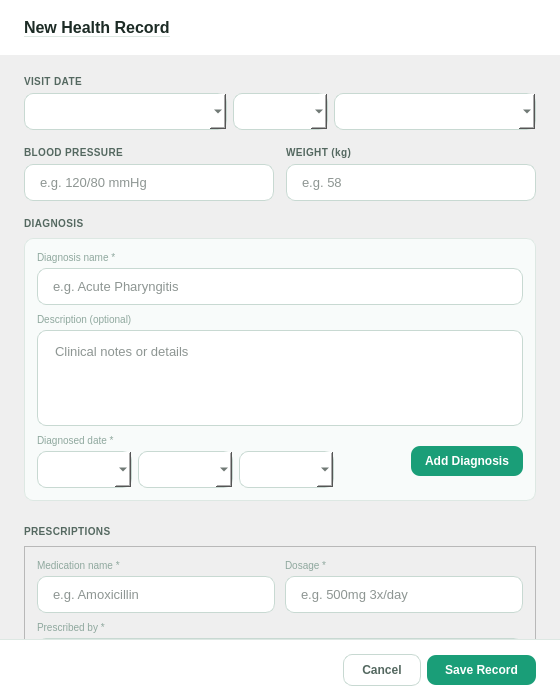
<?xml version='1.0' encoding='utf-8'?>
<ui version="4.0">
 <class>DialogAddRecord</class>
 <widget class="QDialog" name="DialogAddRecord">
  <property name="geometry">
   <rect>
    <x>0</x>
    <y>0</y>
    <width>560</width>
    <height>700</height>
   </rect>
  </property>
  <property name="windowTitle">
   <string>New Health Record</string>
  </property>
  <property name="styleSheet">
   <string>
    QDialog { background: #FFFFFF; font-family: "Segoe UI", sans-serif; }
    QLabel { background: transparent; color: #1C2B25; }
    QLineEdit, QComboBox, QTextEdit, QDateEdit {
     border: 1px solid #C8D9D2; border-radius: 9px;
     padding: 9px 13px; font-size: 13px; color: #1C2B25; background: #FFFFFF;
    }
    QLineEdit:focus, QTextEdit:focus, QDateEdit:focus { border-color: #1A9E78; }
    QFrame#uploadZone { border: 2px dashed #C8D9D2; border-radius: 9px; background: #F8FBFA; }
    QFrame#uploadZone:hover { border-color: #1A9E78; background: #E3F5EE; }
    QFrame#subFormBox { border: 1px solid #DDE8E3; border-radius: 9px; background: #F8FBFA; }
    QFrame#entryListContainer { background: transparent; border: none; }
   </string>
  </property>

  <layout class="QVBoxLayout" name="recordDialogLayout">
   <property name="spacing"><number>0</number></property>
   <property name="leftMargin"><number>0</number></property>
   <property name="topMargin"><number>0</number></property>
   <property name="rightMargin"><number>0</number></property>
   <property name="bottomMargin"><number>0</number></property>
   <item>
    <widget class="QFrame" name="dialogHead">
     <property name="styleSheet"><string>QFrame { border-bottom: 1px solid #DDE8E3; }</string></property>
     <layout class="QHBoxLayout">
      <property name="leftMargin"><number>24</number></property>
      <property name="topMargin"><number>18</number></property>
      <property name="rightMargin"><number>24</number></property>
      <property name="bottomMargin"><number>18</number></property>
      <item>
       <widget class="QLabel" name="label">
        <property name="styleSheet"><string>QLabel { font-size: 16px; font-weight: bold; color: #1C2B25; }</string></property>
        <property name="text"><string>New Health Record</string></property>
       </widget>
      </item>
      <item>
       <spacer>
        <property name="orientation"><enum>Qt::Horizontal</enum></property>
        <property name="sizeHint" stdset="0"><size><width>0</width><height>0</height></size></property>
       </spacer>
      </item>

     </layout>
    </widget>
   </item>
   <item>
    <widget class="QScrollArea" name="bodyScroll">
      <property name="frameShape"><enum>QFrame::Shape::NoFrame</enum></property>
      <property name="widgetResizable"><bool>true</bool></property>
      <property name="horizontalScrollBarPolicy"><enum>Qt::ScrollBarAlwaysOff</enum></property>
      <property name="verticalScrollBarPolicy"><enum>Qt::ScrollBarAlwaysOff</enum></property>
     <widget class="QWidget" name="bodyContent">
      <layout class="QVBoxLayout">
       <property name="spacing"><number>16</number></property>
       <property name="leftMargin"><number>24</number></property>
       <property name="topMargin"><number>20</number></property>
       <property name="rightMargin"><number>24</number></property>
       <property name="bottomMargin"><number>20</number></property>
       <item>
        <layout class="QVBoxLayout">
         <property name="spacing"><number>5</number></property>
         <item>
          <widget class="QLabel">
           <property name="styleSheet"><string>QLabel { font-size: 10px; font-weight: bold; color: #546860; letter-spacing: 0.4px; }</string></property>
           <property name="text"><string>VISIT DATE</string></property>
          </widget>
         </item>
         <item>
          <layout class="QHBoxLayout"><property name="spacing"><number>6</number></property>
           <item><widget class="QComboBox" name="inputVisitDateMonth"><property name="editable"><bool>true</bool></property></widget></item>
           <item><widget class="QComboBox" name="inputVisitDateDay"><property name="editable"><bool>true</bool></property><property name="sizePolicy"><sizepolicy hsizetype="Maximum" vsizetype="Preferred"><horstretch>0</horstretch><verstretch>0</verstretch></sizepolicy></property></widget></item>
           <item><widget class="QComboBox" name="inputVisitDateYear"><property name="editable"><bool>true</bool></property></widget></item>
          </layout>
         </item>
        </layout>
       </item>
       <item>
        <layout class="QHBoxLayout">
         <property name="spacing"><number>12</number></property>

         <item>
          <layout class="QVBoxLayout">
           <property name="spacing"><number>5</number></property>
           <item>
            <widget class="QLabel">
             <property name="styleSheet"><string>QLabel { font-size: 10px; font-weight: bold; color: #546860; letter-spacing: 0.4px; }</string></property>
             <property name="text"><string>BLOOD PRESSURE</string></property>
            </widget>
           </item>
           <item>
            <widget class="QLineEdit" name="inputBP">
             <property name="placeholderText"><string>e.g. 120/80 mmHg</string></property>
            </widget>
           </item>
          </layout>
         </item>

         <item>
          <layout class="QVBoxLayout">
           <property name="spacing"><number>5</number></property>
           <item>
            <widget class="QLabel">
             <property name="styleSheet"><string>QLabel { font-size: 10px; font-weight: bold; color: #546860; letter-spacing: 0.4px; }</string></property>
             <property name="text"><string>WEIGHT (kg)</string></property>
            </widget>
           </item>
           <item>
            <widget class="QLineEdit" name="inputWeight">
             <property name="placeholderText"><string>e.g. 58</string></property>
            </widget>
           </item>
          </layout>
         </item>

        </layout>
       </item>
       <item>
        <layout class="QVBoxLayout">
         <property name="spacing"><number>8</number></property>

         <item>
          <widget class="QLabel">
           <property name="styleSheet"><string>QLabel { font-size: 10px; font-weight: bold; color: #546860; letter-spacing: 0.4px; }</string></property>
           <property name="text"><string>DIAGNOSIS</string></property>
          </widget>
         </item>
         <item>
          <widget class="QFrame" name="subFormBox" objectName="subFormBox">
           <property name="frameShape"><enum>QFrame::Shape::StyledPanel</enum></property>
           <layout class="QVBoxLayout">
            <property name="spacing"><number>8</number></property>
            <property name="leftMargin"><number>12</number></property>
            <property name="topMargin"><number>12</number></property>
            <property name="rightMargin"><number>12</number></property>
            <property name="bottomMargin"><number>12</number></property>
            <item>
             <layout class="QVBoxLayout">
              <property name="spacing"><number>4</number></property>
              <item>
               <widget class="QLabel">
                <property name="styleSheet"><string>QLabel { font-size: 10px; color: #8FA89E; }</string></property>
                <property name="text"><string>Diagnosis name *</string></property>
               </widget>
              </item>
              <item>
               <widget class="QLineEdit" name="inputDiagnosisName">
                <property name="placeholderText"><string>e.g. Acute Pharyngitis</string></property>
               </widget>
              </item>
             </layout>
            </item>
            <item>
             <layout class="QVBoxLayout">
              <property name="spacing"><number>4</number></property>
              <item>
               <widget class="QLabel">
                <property name="styleSheet"><string>QLabel { font-size: 10px; color: #8FA89E; }</string></property>
                <property name="text"><string>Description (optional)</string></property>
               </widget>
              </item>
              <item>
               <widget class="QTextEdit" name="inputDiagnosisDescription">
                <property name="placeholderText"><string>Clinical notes or details</string></property>
                <property name="maximumHeight"><number>70</number></property>
               </widget>
              </item>
             </layout>
            </item>
            <item>
             <layout class="QHBoxLayout">
              <property name="spacing"><number>8</number></property>
              <item>
               <layout class="QVBoxLayout">
                <property name="spacing"><number>4</number></property>
                <item>
                 <widget class="QLabel">
                  <property name="styleSheet"><string>QLabel { font-size: 10px; color: #8FA89E; }</string></property>
                  <property name="text"><string>Diagnosed date *</string></property>
                 </widget>
                </item>
                <item>
                  <layout class="QHBoxLayout"><property name="spacing"><number>6</number></property>
                   <item><widget class="QComboBox" name="inputDiagnosisDateMonth"><property name="editable"><bool>true</bool></property></widget></item>
                   <item><widget class="QComboBox" name="inputDiagnosisDateDay"><property name="editable"><bool>true</bool></property><property name="sizePolicy"><sizepolicy hsizetype="Maximum" vsizetype="Preferred"><horstretch>0</horstretch><verstretch>0</verstretch></sizepolicy></property></widget></item>
                   <item><widget class="QComboBox" name="inputDiagnosisDateYear"><property name="editable"><bool>true</bool></property></widget></item>
                  </layout>
                </item>
               </layout>
              </item>
              <item>
               <spacer>
                <property name="orientation"><enum>Qt::Horizontal</enum></property>
                <property name="sizeHint" stdset="0"><size><width>0</width><height>0</height></size></property>
               </spacer>
              </item>
              <item>
               <widget class="QPushButton" name="btnAddDiagnosis">
                <property name="text"><string>Add Diagnosis</string></property>
                <property name="styleSheet"><string>QPushButton { background: #1A9E78; color: #FFF; font-size: 12px; font-weight: 600; border: none; border-radius: 9px; padding: 8px 14px; } QPushButton:hover { background: #0D6B52; }</string></property>
                <property name="minimumHeight"><number>36</number></property>
               </widget>
              </item>
             </layout>
            </item>

           </layout>
          </widget>
         </item>
         <item>
          <widget class="QFrame" name="entryListContainer" objectName="entryListContainer">
           <property name="frameShape"><enum>QFrame::Shape::NoFrame</enum></property>
           <layout class="QVBoxLayout" name="diagnosisEntriesLayout">
            <property name="spacing"><number>6</number></property>
            <property name="leftMargin"><number>0</number></property>
            <property name="topMargin"><number>0</number></property>
            <property name="rightMargin"><number>0</number></property>
            <property name="bottomMargin"><number>0</number></property>
           </layout>
          </widget>
         </item>

        </layout>
       </item>
       <item>
        <layout class="QVBoxLayout">
         <property name="spacing"><number>8</number></property>

         <item>
          <widget class="QLabel">
           <property name="styleSheet"><string>QLabel { font-size: 10px; font-weight: bold; color: #546860; letter-spacing: 0.4px; }</string></property>
           <property name="text"><string>PRESCRIPTIONS</string></property>
          </widget>
         </item>
         <item>
          <widget class="QFrame" name="rxSubFormBox" objectName="subFormBox">
           <property name="frameShape"><enum>QFrame::Shape::StyledPanel</enum></property>
           <layout class="QVBoxLayout">
            <property name="spacing"><number>8</number></property>
            <property name="leftMargin"><number>12</number></property>
            <property name="topMargin"><number>12</number></property>
            <property name="rightMargin"><number>12</number></property>
            <property name="bottomMargin"><number>12</number></property>
            <item>
             <layout class="QHBoxLayout">
              <property name="spacing"><number>10</number></property>

              <item>
               <layout class="QVBoxLayout">
                <property name="spacing"><number>4</number></property>
                <item>
                 <widget class="QLabel">
                  <property name="styleSheet"><string>QLabel { font-size: 10px; color: #8FA89E; }</string></property>
                  <property name="text"><string>Medication name *</string></property>
                 </widget>
                </item>
                <item>
                 <widget class="QLineEdit" name="inputRxName">
                  <property name="placeholderText"><string>e.g. Amoxicillin</string></property>
                 </widget>
                </item>
               </layout>
              </item>

              <item>
               <layout class="QVBoxLayout">
                <property name="spacing"><number>4</number></property>
                <item>
                 <widget class="QLabel">
                  <property name="styleSheet"><string>QLabel { font-size: 10px; color: #8FA89E; }</string></property>
                  <property name="text"><string>Dosage *</string></property>
                 </widget>
                </item>
                <item>
                 <widget class="QLineEdit" name="inputRxDosage">
                  <property name="placeholderText"><string>e.g. 500mg 3x/day</string></property>
                 </widget>
                </item>
               </layout>
              </item>

             </layout>
            </item>
            <item>
             <layout class="QVBoxLayout">
              <property name="spacing"><number>4</number></property>
              <item>
               <widget class="QLabel">
                <property name="styleSheet"><string>QLabel { font-size: 10px; color: #8FA89E; }</string></property>
                <property name="text"><string>Prescribed by *</string></property>
               </widget>
              </item>
              <item>
               <widget class="QLineEdit" name="inputRxPrescribedBy">
                <property name="placeholderText"><string>e.g. Dr. Dela Cruz</string></property>
               </widget>
              </item>
             </layout>
            </item>
            <item>
             <layout class="QHBoxLayout">
              <property name="spacing"><number>8</number></property>
              <item>
               <layout class="QVBoxLayout">
                <property name="spacing"><number>4</number></property>
                <item>
                 <widget class="QLabel">
                  <property name="styleSheet"><string>QLabel { font-size: 10px; color: #8FA89E; }</string></property>
                  <property name="text"><string>Prescribed date *</string></property>
                 </widget>
                </item>
                <item>
                  <layout class="QHBoxLayout"><property name="spacing"><number>6</number></property>
                   <item><widget class="QComboBox" name="inputRxDateMonth"><property name="editable"><bool>true</bool></property></widget></item>
                   <item><widget class="QComboBox" name="inputRxDateDay"><property name="editable"><bool>true</bool></property><property name="sizePolicy"><sizepolicy hsizetype="Maximum" vsizetype="Preferred"><horstretch>0</horstretch><verstretch>0</verstretch></sizepolicy></property></widget></item>
                   <item><widget class="QComboBox" name="inputRxDateYear"><property name="editable"><bool>true</bool></property></widget></item>
                  </layout>
                </item>
               </layout>
              </item>
              <item>
               <spacer>
                <property name="orientation"><enum>Qt::Horizontal</enum></property>
                <property name="sizeHint" stdset="0"><size><width>0</width><height>0</height></size></property>
               </spacer>
              </item>
              <item>
               <widget class="QPushButton" name="btnAddRx">
                <property name="text"><string>Add Prescription</string></property>
                <property name="styleSheet"><string>QPushButton { background: #1A9E78; color: #FFF; font-size: 12px; font-weight: 600; border: none; border-radius: 9px; padding: 8px 14px; } QPushButton:hover { background: #0D6B52; }</string></property>
                <property name="minimumHeight"><number>36</number></property>
               </widget>
              </item>
             </layout>
            </item>

           </layout>
          </widget>
         </item>
         <item>
          <widget class="QFrame" name="rxEntryListContainer" objectName="entryListContainer">
           <property name="frameShape"><enum>QFrame::Shape::NoFrame</enum></property>
           <layout class="QVBoxLayout" name="rxEntriesLayout">
            <property name="spacing"><number>6</number></property>
            <property name="leftMargin"><number>0</number></property>
            <property name="topMargin"><number>0</number></property>
            <property name="rightMargin"><number>0</number></property>
            <property name="bottomMargin"><number>0</number></property>
           </layout>
          </widget>
         </item>

        </layout>
       </item>
       <item>
        <layout class="QVBoxLayout">
         <property name="spacing"><number>6</number></property>
         <item>
          <widget class="QLabel">
           <property name="styleSheet"><string>QLabel { font-size: 10px; font-weight: bold; color: #546860; letter-spacing: 0.4px; }</string></property>
           <property name="text"><string>ATTACH DOCUMENTS</string></property>
          </widget>
         </item>
         <item>
          <widget class="QFrame" name="uploadZone">
           <property name="cursor"><cursorShape>PointingHandCursor</cursorShape></property>
           <property name="minimumHeight"><number>80</number></property>
           <layout class="QVBoxLayout">
            <property name="spacing"><number>5</number></property>
            <item>
             <widget class="QLabel" name="lblUploadIcon">
              <property name="styleSheet"><string>QLabel { color: #1A9E78; }</string></property>
              <property name="pixmap"><pixmap><normaloff>../assets/ic_upload.svg</normaloff>../assets/ic_upload.svg</pixmap></property>
              <property name="scaledContents"><bool>true</bool></property>
              <property name="alignment"><set>Qt::AlignmentFlag::AlignCenter</set></property>
             </widget>
            </item>
            <item>
             <widget class="QLabel" name="lblUploadHint">
              <property name="styleSheet"><string>QLabel { font-size: 12px; color: #546860; }</string></property>
              <property name="text"><string>Click to upload â€” images, PDFs, or any file</string></property>
              <property name="alignment"><set>Qt::AlignmentFlag::AlignCenter</set></property>
             </widget>
            </item>
           </layout>
          </widget>
         </item>
         <item>
          <widget class="QFrame" name="uploadedFilesContainer" objectName="entryListContainer">
           <property name="frameShape"><enum>QFrame::Shape::NoFrame</enum></property>
           <layout class="QVBoxLayout" name="uploadedFilesLayout">
            <property name="spacing"><number>4</number></property>
            <property name="leftMargin"><number>0</number></property>
            <property name="topMargin"><number>0</number></property>
            <property name="rightMargin"><number>0</number></property>
            <property name="bottomMargin"><number>0</number></property>
           </layout>
          </widget>
         </item>

        </layout>
       </item>

      </layout>
     </widget>
    </widget>
   </item>
   <item>
    <widget class="QFrame" name="dialogFoot">
     <property name="styleSheet"><string>QFrame { border-top: 1px solid #DDE8E3; }</string></property>
     <layout class="QHBoxLayout">
      <property name="leftMargin"><number>24</number></property>
      <property name="topMargin"><number>14</number></property>
      <property name="rightMargin"><number>24</number></property>
      <property name="bottomMargin"><number>14</number></property>
      <item>
       <spacer>
        <property name="orientation"><enum>Qt::Horizontal</enum></property>
        <property name="sizeHint" stdset="0"><size><width>0</width><height>0</height></size></property>
       </spacer>
      </item>
      <item>
       <widget class="QPushButton" name="btnCancel">
        <property name="styleSheet"><string>QPushButton { background: transparent; color: #546860; font-size: 12px; font-weight: 600; border: 1px solid #C8D9D2; border-radius: 9px; padding: 8px 18px; } QPushButton:hover { background: #F2F7F5; }</string></property>
        <property name="text"><string>Cancel</string></property>
       </widget>
      </item>
      <item>
       <widget class="QPushButton" name="btnSave">
        <property name="styleSheet"><string>QPushButton { background: #1A9E78; color: #FFF; font-size: 12px; font-weight: 600; border: none; border-radius: 9px; padding: 8px 18px; } QPushButton:hover { background: #0D6B52; }</string></property>
        <property name="text"><string>Save Record</string></property>
       </widget>
      </item>
     </layout>
    </widget>
   </item>

  </layout>
 </widget>
 <resources/>
 <connections/>
</ui>
